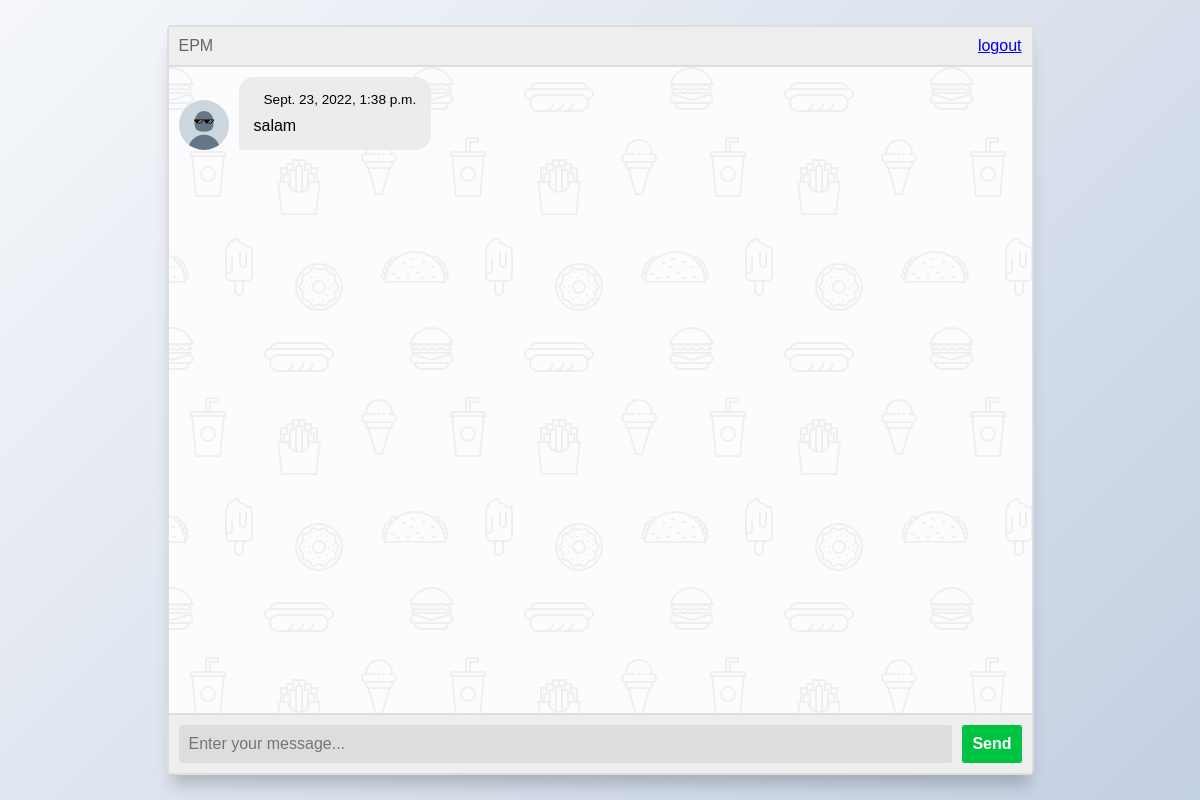
Before: /home/ with the older database file.
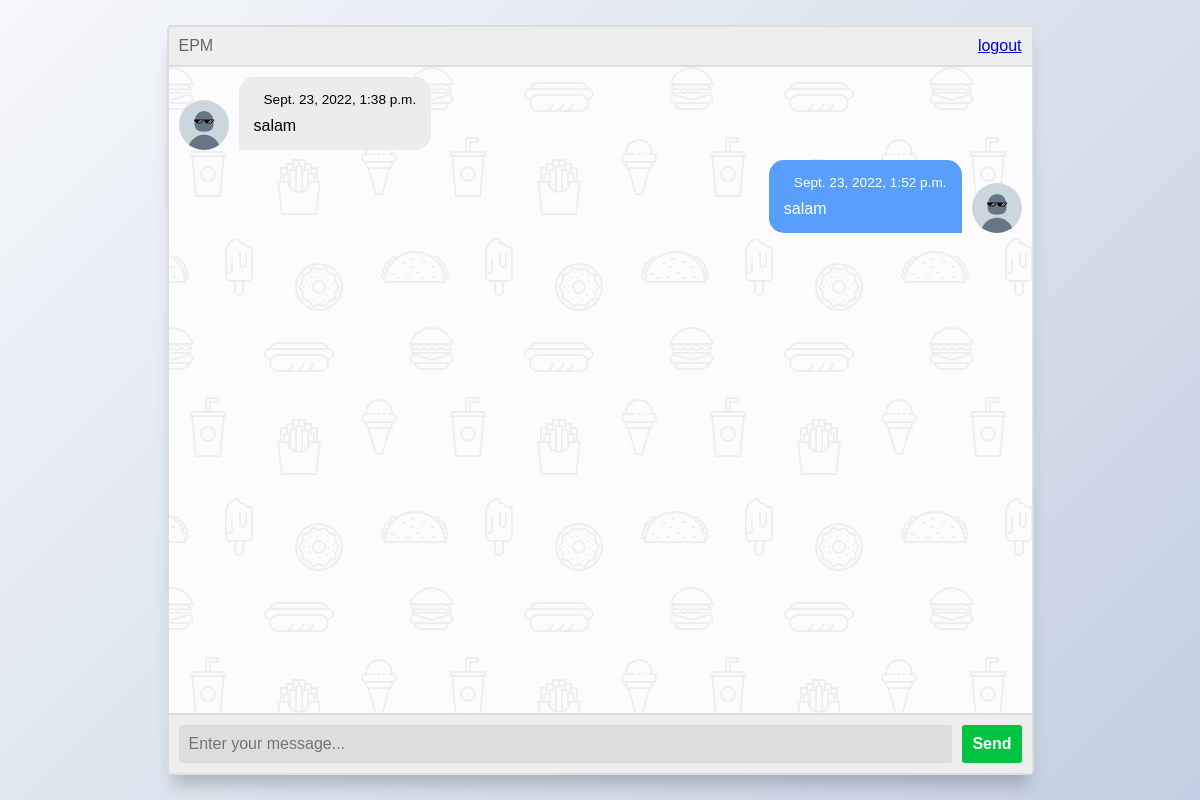
After: the same page with the newer database file.
### accounts/models.py (models this page shows, shortened)
class Epm(models.Model):
    text = models.CharField(max_length=1000)
    time = models.DateTimeField(default=timezone.now)
    us = models.BooleanField()

### accounts/views.py (the view, shortened to what this page needs)
# urls.py: path('home/',home,name="home"),
def home(request):
    form = EpmForm()
    user = request.user
    epms = Epm.objects.all()
    return render(request,'accounts/index.html',{'myname':user.username,'form':form,'epms':epms})

### accounts/forms.py
class EpmForm(forms.ModelForm):
    class Meta:
        model = Epm
        fields = ['text', ]

### accounts/templates/accounts/index.html (shortened to what this page needs)
{% load static %}
<!DOCTYPE html>
<html lang="en" >
<head>
<meta http-equiv="X-UA-Compatible" content="ie=edge"><link rel="stylesheet" href="{% static 'accounts/style2.css' %}">
</head>
<body>
<section class="msger">
  <header class="msger-header">
    <div class="msger-header-title">
       EPM
    </div>
    <div class="msger-header-options">
      <a href="{% url 'accounts:logout' %}">logout</a>
    </div>
  </header>
  <main class="msger-chat">
    {% for i in epms %}
    <div class="msg {% if i.us %}right-msg{% else %}left-msg{% endif %}">
      <div
       class="msg-img"
       style="background-image: url({% if i.us %}{% static 'accounts/m.jfif'%}{% else %}{% static 'accounts/m.jfif'%}{% endif %})"
      ></div>
      <div class="msg-bubble">
        <div class="msg-info">
          <div class="msg-info-time">{{i.time}}</div>
        </div>
        <div class="msg-text">
          {{i.text}}
        </div>
      </div>
    </div>
    {% endfor %}
  </main>
  <form class="msger-inputarea" method="post" enctype="multipart/form-data">{% csrf_token %}
    <input type="text" class="msger-input" placeholder="Enter your message..." name="text">
    <button type="submit" class="msger-send-btn">Send</button>
  </form>
</section>
</body>
</html>

Changed rows visible on the page:
added Epm: time "Sept. 23, 2022, 1:52 p.m.", text "salam", us True (drawn)
